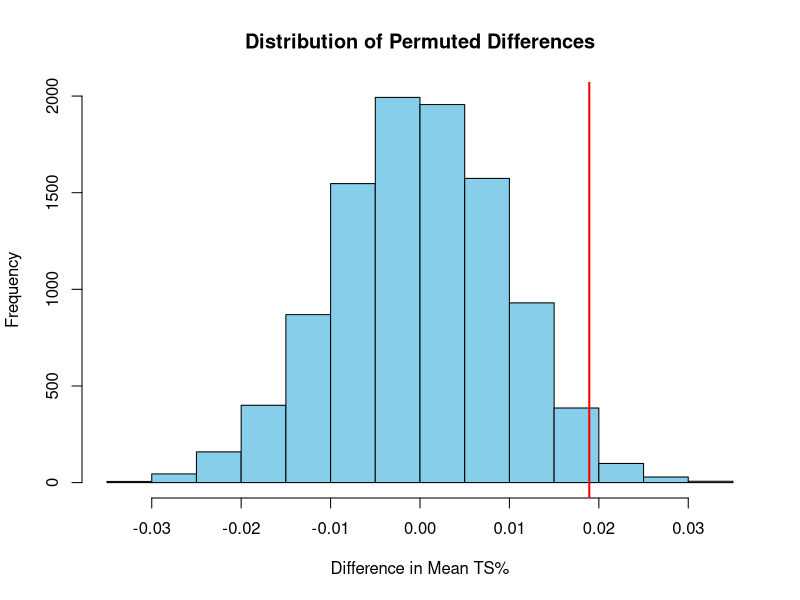

This figure's R source:
## ---- chunk 1
knitr::opts_chunk$set(echo = TRUE)
## ---- chunk 2
nba_data <- read.csv("25-25PlayerStats.csv")

# Cleaning the data to remove outliers
# 1. Convert character columns to numeric

cols_to_fix <- c("USG.", "TS.", "TO.", "ORtg", "eFG.")
nba_data[cols_to_fix] <- lapply(nba_data[cols_to_fix], as.numeric)

# 2. Filter for play-time requirements and outliers 
cleaned_data <- subset(nba_data, 
                       MpG >= 4 & 
                       GP >= 3 & 
                       ORtg <= 160 & 
                       ORtg >= 50 & 
                       TO. >= 2 & 
                       TO. <= 50)

# 3. Remove rows with missing values in key analytical variables
critical_cols <- c("USG.", "TS.", "TO.", "ORtg")
cleaned_data <- cleaned_data[complete.cases(cleaned_data[, critical_cols]), ]

# 4. View results
summary(cleaned_data)
## ---- chunk 3
# Define groups 
high_usage <- cleaned_data$TS.[cleaned_data$USG. > 25]
low_usage <- cleaned_data$TS.[cleaned_data$USG. <= 25]

# Observed difference
obs_diff <- mean(high_usage) - mean(low_usage)

# Permutation Test 
set.seed(4714)

n_permutations <- 10000
perm_diffs <- numeric(n_permutations)
all_ts <- c(high_usage, low_usage)
n_high <- length(high_usage)

for (i in 1:n_permutations) {
  shuffled <- sample(all_ts)
  perm_high <- shuffled[1:n_high]
  perm_low <- shuffled[(n_high + 1):length(all_ts)]
  perm_diffs[i] <- mean(perm_high) - mean(perm_low)
}

# Calculate P-value (two-tailed)
p_value <- mean(abs(perm_diffs) >= abs(obs_diff))
print(paste("Permutation P-value:", p_value))

# Visualize the distribution
hist(perm_diffs, main="Distribution of Permuted Differences", 
     xlab="Difference in Mean TS%", col="skyblue")
abline(v = obs_diff, col="red", lwd=2)
